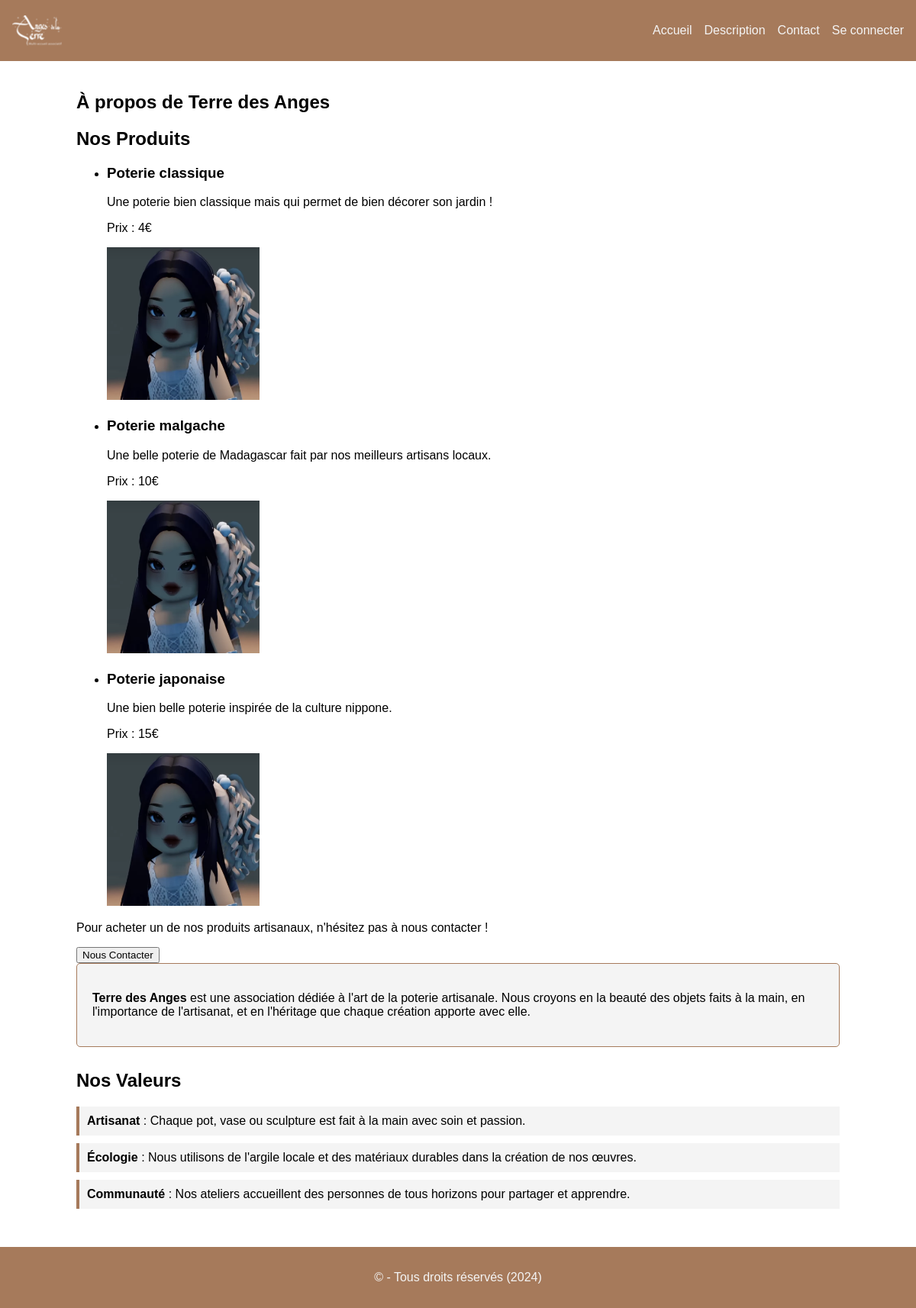
The page /?controller=description&action=index on the database its author committed.
### tables this page shows
CREATE TABLE `product` (
  `id` int(11) NOT NULL,
  `name` varchar(100) NOT NULL,
  `description` varchar(500) NOT NULL,
  `price` float NOT NULL
);

### src/controller/DescriptionController.php (called while the page is built, shortened)
<?php
require_once File::build_path(array("model", "Product.php"));
class DescriptionController
{
    public static function index(): void
    {
        $controller = 'description';
        $productModel = new Product();
        $products = $productModel->getAllProducts();
        require File::build_path(array("view", "base.php"));
    }
}

### index.php (called while the page is built, shortened)
<?php
    require_once File::build_path(array("controller", "router.php"));
?>

### src/model/BaseModel.php (called while the page is built, shortened)
<?php
class BaseModel
{
    public function __construct()
    {
        try {
            $hostname = "mysql-mallekr.alwaysdata.net";
            $db = "mallekr_terre_des_anges";
            $login = "mallekr";
            $password = "TerreDesAnges123*";
            $pdo = new PDO("mysql:host=$hostname;dbname=$db", $login, $password, array(PDO::MYSQL_ATTR_INIT_COMMAND => "SET NAMES utf8"));
            $pdo->setAttribute(PDO::ATTR_ERRMODE, PDO::ERRMODE_EXCEPTION);
            $this->pdo = $pdo;
        } catch (PDOException $e) {
            die("SQL Error $db : " . $e->getMessage());
          }
    }
}

### src/model/Product.php (called while the page is built, shortened)
<?php
require_once File::build_path(array("model", "BaseModel.php"));
class Product extends BaseModel
{
    public function getAllProducts()
    {
        $sql = "SELECT * FROM product";
        $req = $this->pdo->query($sql);
        return $req->fetchAll(PDO::FETCH_ASSOC);
    }
}

### src/view/description/description.php (the view, shortened to what this page needs)
<section id="description-page">
    <h1>À propos de Terre des Anges</h1>
    <div id="product-list">
        <h2>Nos Produits</h2>
        <?php if (isset($products) && count($products) > 0): ?>
            <ul>
                <?php foreach ($products as $product): ?>
                    <li>
                        <h3><?php echo htmlspecialchars($product['name']); ?></h3>
                        <p><?php echo htmlspecialchars($product['description']); ?></p>
                        <p>Prix : <?php echo htmlspecialchars($product['price']); ?>€</p>
                        <?php
                        $imagePath = "assets/uploads/" . htmlspecialchars($product['name']) . ".png";
                        if (file_exists($imagePath)): ?>
                            <img src="<?php echo $imagePath; ?>" alt="Image de <?php echo htmlspecialchars($product['name']); ?>" width="200" height="200">
                        <?php else: ?>
                            <img src="assets/uploads/default.png" alt="Image par défaut" width="200" height="200">
                        <?php endif; ?>
                    </li>
                <?php endforeach; ?>
            </ul>
        <?php else: ?>
            <p>Aucun produit disponible pour le moment.</p>
        <?php endif; ?>
    </div>
    <div id="contact-purchase">
        <p>Pour acheter un de nos produits artisanaux, n'hésitez pas à nous contacter !</p>
        <button onclick="window.location.href='?controller=contact&action=index'" class="contact-button">
            Nous Contacter
        </button>
    </div>
    <div id="description-intro">
        <p><strong>Terre des Anges</strong> est une association dédiée à l'art de la poterie artisanale. Nous croyons en la beauté des objets faits à la main, en l'importance de l'artisanat, et en l'héritage que chaque création apporte avec elle.</p>
    </div>
    <div id="description-values">
        <h2>Nos Valeurs</h2>
        <ul>
            <li><strong>Artisanat</strong> : Chaque pot, vase ou sculpture est fait à la main avec soin et passion.</li>
            <li><strong>Écologie</strong> : Nous utilisons de l'argile locale et des matériaux durables dans la création de nos œuvres.</li>
            <li><strong>Communauté</strong> : Nos ateliers accueillent des personnes de tous horizons pour partager et apprendre.</li>
        </ul>
    </div>
</section>

### src/controller/router.php (shortened to what this page needs)
<?php
require_once File::build_path(array("controller", "DescriptionController.php"));
require_once File::build_path(array("controller", "UserController.php"));
if (! isset($_GET['action'])) {
    $controller = 'home';
    $view = 'home';
    $pagetitle = 'Accueil';
    $textModel = new Text();
    $aboutText = $textModel->getTextBySectionName('about-text');
    $newsText = $textModel->getTextBySectionName('news-text');
    $contactText = $textModel->getTextBySectionName('contact-text');
    require File::build_path(array("view", "base.php"));
} else {
    $action = $_GET['action'];
    if (! isset($_GET['controller'])) {
        $controller = 'home';
    } else {
        $controller = $_GET['controller'];
    }
    $controller_class = ucfirst($controller) . 'Controller';
    if (class_exists($controller_class)) {
        $allMethodsController = get_class_methods($controller_class);
        if (in_array($action, $allMethodsController)) {
            $controller_class::$action();
        } else {
            UserController::error();
        }
    } else {
        UserController::error();
    }
}

### src/view/base.php (shortened to what this page needs)
<!DOCTYPE html>
<html lang="fr">
    <head>
        <?php if ($controller == 'contact'): ?>
            <link rel="stylesheet" href="assets/css/contact.css">
        <?php elseif ($controller == 'description'): ?>
            <link rel="stylesheet" href="assets/css/description.css">
        <?php elseif ($controller == 'login'): ?>
            <link rel="stylesheet" href="assets/css/login.css">
        <?php else: ?>
            <link rel="stylesheet" href="assets/css/carousel.css">
            <link rel="stylesheet" href="assets/css/home.css">
        <?php endif; ?>
        <link rel="stylesheet" href="assets/css/style.css">
        <link rel="stylesheet" href="assets/css/print.css" media="print">
    </head>
    <body>
        <div class="wrapper">
            <header>
                <nav>
                    <img src="assets/img/terre_des_anges_logo2.png" alt="Logo Terre des Anges" class="logo">
                    <div class="nav-links" id="navLinks">
                        <a href="?controller=home&action=index">Accueil</a>
                        <a href="?controller=description&action=index">Description</a>
                        <a href="?controller=contact&action=index">Contact</a>
                        <?php if (! $_SESSION['login']): ?>
                            <a href="?controller=user&action=login">Se connecter</a>
                        <?php else: ?>
                            <a href="?controller=product&action=index">Gérer les produits</a>
                            <a href="?controller=user&action=adminCreateUser">Créer un utilisateur</a>
                            <a href="?controller=user&action=logout">Se déconnecter</a>
                        <?php endif; ?>
                    </div>
                </nav>
            </header>
            <main>
                <?php
                    $filepath = File::build_path(array("view", $controller, "$view.php"));
                    require_once $filepath;
                ?>
            </main>
            <footer>© - Tous droits réservés (2024)</footer>
        </div>
    </body>
</html>

### assets/css/description.css (style rules this page uses)
#description-page { padding: 20px; max-width: 1000px; margin: 0 auto; text-align: left; }
#description-intro { background-color: #f4f4f4; padding: 20px; border-radius: 5px; margin-bottom: 30px; border: 1px solid #a67a5b; }
#description-values { margin-bottom: 30px; }
#description-values ul { list-style-type: none; padding: 0; }
#description-values li { background-color: #f4f4f4; padding: 10px; border-left: 4px solid #a67a5b; margin-bottom: 10px; }

### assets/css/style.css (style rules this page uses)
body { margin: 0; font-family: Arial, sans-serif; }
nav { display: flex; justify-content: space-between; align-items: center; padding: 0 1rem; background-color: #a67a5b; position: relative; height: 10vh; }
nav .logo { height: 40px; }
nav a { text-decoration: none; color: #f4f4f4; margin-left: 1rem; }
.nav-links { display: flex; z-index: 100; }
.nav-links a { margin-left: 1rem; }
footer { height: 10vh; background-color: #a67a5b; color: #f4f4f4; display: flex; justify-content: center; align-items: center; }

### rows shown on the page
product: name "Poterie classique", description "Une poterie bien classique mais qui permet de bien décorer son jardin !", price "4"
product: name "Poterie malgache", description "Une belle poterie de Madagascar fait par nos meilleurs artisans locaux.", price "10"
product: name "Poterie japonaise", description "Une bien belle poterie inspirée de la culture nippone.", price "15"
